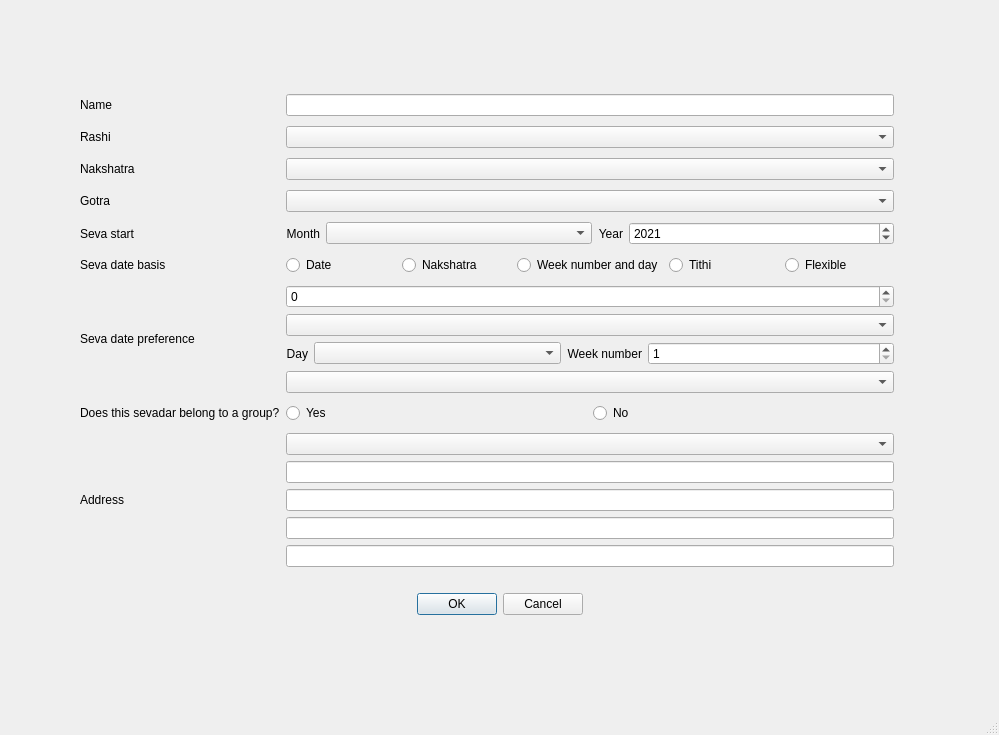
<?xml version="1.0" encoding="UTF-8"?>
<ui version="4.0">
 <class>MainWindow</class>
 <widget class="QMainWindow" name="MainWindow">
  <property name="geometry">
   <rect>
    <x>0</x>
    <y>0</y>
    <width>999</width>
    <height>735</height>
   </rect>
  </property>
  <property name="windowTitle">
   <string>MainWindow</string>
  </property>
  <widget class="QWidget" name="centralwidget">
   <widget class="QDialogButtonBox" name="buttonBox">
    <property name="geometry">
     <rect>
      <x>390</x>
      <y>590</y>
      <width>193</width>
      <height>28</height>
     </rect>
    </property>
    <property name="standardButtons">
     <set>QDialogButtonBox::Cancel|QDialogButtonBox::Ok</set>
    </property>
   </widget>
   <widget class="QWidget" name="gridLayoutWidget">
    <property name="geometry">
     <rect>
      <x>80</x>
      <y>90</y>
      <width>814</width>
      <height>485</height>
     </rect>
    </property>
    <layout class="QGridLayout" name="gridLayout">
     <item row="1" column="0">
      <widget class="QLabel" name="label_2">
       <property name="text">
        <string>Rashi</string>
       </property>
      </widget>
     </item>
     <item row="3" column="2">
      <widget class="QComboBox" name="comboBox_3"/>
     </item>
     <item row="8" column="0">
      <widget class="QLabel" name="label_11">
       <property name="text">
        <string>Address</string>
       </property>
      </widget>
     </item>
     <item row="5" column="0">
      <widget class="QLabel" name="label_7">
       <property name="text">
        <string>Seva date basis</string>
       </property>
      </widget>
     </item>
     <item row="0" column="0">
      <widget class="QLabel" name="label">
       <property name="text">
        <string>Name</string>
       </property>
      </widget>
     </item>
     <item row="4" column="0">
      <widget class="QLabel" name="label_8">
       <property name="text">
        <string>Seva start</string>
       </property>
      </widget>
     </item>
     <item row="5" column="2">
      <layout class="QHBoxLayout" name="horizontalLayout_2">
       <property name="sizeConstraint">
        <enum>QLayout::SetDefaultConstraint</enum>
       </property>
       <item>
        <widget class="QRadioButton" name="radioButton">
         <property name="text">
          <string>Date</string>
         </property>
        </widget>
       </item>
       <item>
        <widget class="QRadioButton" name="radioButton_3">
         <property name="text">
          <string>Nakshatra</string>
         </property>
        </widget>
       </item>
       <item>
        <widget class="QRadioButton" name="radioButton_4">
         <property name="text">
          <string>Week number and day</string>
         </property>
        </widget>
       </item>
       <item>
        <widget class="QRadioButton" name="radioButton_2">
         <property name="text">
          <string>Tithi</string>
         </property>
        </widget>
       </item>
       <item>
        <widget class="QRadioButton" name="radioButton_5">
         <property name="text">
          <string>Flexible</string>
         </property>
        </widget>
       </item>
      </layout>
     </item>
     <item row="2" column="0">
      <widget class="QLabel" name="label_3">
       <property name="text">
        <string>Nakshatra</string>
       </property>
      </widget>
     </item>
     <item row="3" column="0">
      <widget class="QLabel" name="label_4">
       <property name="text">
        <string>Gotra</string>
       </property>
      </widget>
     </item>
     <item row="0" column="2">
      <widget class="QLineEdit" name="lineEdit"/>
     </item>
     <item row="6" column="2">
      <layout class="QVBoxLayout" name="verticalLayout">
       <item>
        <widget class="QSpinBox" name="spinBox"/>
       </item>
       <item>
        <widget class="QComboBox" name="comboBox_5"/>
       </item>
       <item>
        <layout class="QHBoxLayout" name="horizontalLayout_4" stretch="0,1,0,1">
         <item>
          <widget class="QLabel" name="label_12">
           <property name="text">
            <string>Day</string>
           </property>
           <property name="alignment">
            <set>Qt::AlignRight|Qt::AlignTrailing|Qt::AlignVCenter</set>
           </property>
          </widget>
         </item>
         <item>
          <widget class="QComboBox" name="comboBox_7"/>
         </item>
         <item>
          <widget class="QLabel" name="label_13">
           <property name="layoutDirection">
            <enum>Qt::LeftToRight</enum>
           </property>
           <property name="text">
            <string>Week number</string>
           </property>
           <property name="alignment">
            <set>Qt::AlignRight|Qt::AlignTrailing|Qt::AlignVCenter</set>
           </property>
          </widget>
         </item>
         <item>
          <widget class="QSpinBox" name="spinBox_4">
           <property name="cursor">
            <cursorShape>ArrowCursor</cursorShape>
           </property>
           <property name="minimum">
            <number>1</number>
           </property>
           <property name="maximum">
            <number>6</number>
           </property>
           <property name="value">
            <number>1</number>
           </property>
          </widget>
         </item>
        </layout>
       </item>
       <item>
        <widget class="QComboBox" name="comboBox_6"/>
       </item>
      </layout>
     </item>
     <item row="1" column="2">
      <widget class="QComboBox" name="comboBox"/>
     </item>
     <item row="6" column="0">
      <widget class="QLabel" name="label_9">
       <property name="text">
        <string>Seva date preference</string>
       </property>
      </widget>
     </item>
     <item row="2" column="2">
      <widget class="QComboBox" name="comboBox_2"/>
     </item>
     <item row="7" column="0">
      <widget class="QLabel" name="label_10">
       <property name="text">
        <string>Does this sevadar belong to a group?</string>
       </property>
      </widget>
     </item>
     <item row="7" column="2">
      <layout class="QHBoxLayout" name="horizontalLayout_3">
       <item>
        <widget class="QRadioButton" name="radioButton_6">
         <property name="text">
          <string>Yes</string>
         </property>
        </widget>
       </item>
       <item>
        <widget class="QRadioButton" name="radioButton_7">
         <property name="text">
          <string>No</string>
         </property>
        </widget>
       </item>
      </layout>
     </item>
     <item row="4" column="2">
      <layout class="QHBoxLayout" name="horizontalLayout" stretch="0,1,0,1">
       <item>
        <widget class="QLabel" name="label_5">
         <property name="text">
          <string>Month</string>
         </property>
         <property name="alignment">
          <set>Qt::AlignRight|Qt::AlignTrailing|Qt::AlignVCenter</set>
         </property>
        </widget>
       </item>
       <item>
        <widget class="QComboBox" name="comboBox_4"/>
       </item>
       <item>
        <widget class="QLabel" name="label_6">
         <property name="layoutDirection">
          <enum>Qt::LeftToRight</enum>
         </property>
         <property name="text">
          <string>Year</string>
         </property>
         <property name="alignment">
          <set>Qt::AlignRight|Qt::AlignTrailing|Qt::AlignVCenter</set>
         </property>
        </widget>
       </item>
       <item>
        <widget class="QSpinBox" name="spinBox_2">
         <property name="cursor">
          <cursorShape>ArrowCursor</cursorShape>
         </property>
         <property name="minimum">
          <number>2000</number>
         </property>
         <property name="maximum">
          <number>9999</number>
         </property>
         <property name="value">
          <number>2021</number>
         </property>
        </widget>
       </item>
      </layout>
     </item>
     <item row="8" column="2">
      <layout class="QVBoxLayout" name="verticalLayout_2">
       <item>
        <widget class="QComboBox" name="comboBox_8"/>
       </item>
       <item>
        <layout class="QVBoxLayout" name="verticalLayout_3">
         <item>
          <widget class="QLineEdit" name="lineEdit_2"/>
         </item>
         <item>
          <widget class="QLineEdit" name="lineEdit_5"/>
         </item>
         <item>
          <widget class="QLineEdit" name="lineEdit_4"/>
         </item>
         <item>
          <widget class="QLineEdit" name="lineEdit_3"/>
         </item>
        </layout>
       </item>
      </layout>
     </item>
    </layout>
   </widget>
  </widget>
  <widget class="QMenuBar" name="menubar">
   <property name="geometry">
    <rect>
     <x>0</x>
     <y>0</y>
     <width>999</width>
     <height>26</height>
    </rect>
   </property>
  </widget>
  <widget class="QStatusBar" name="statusbar"/>
 </widget>
 <resources/>
 <connections/>
</ui>
